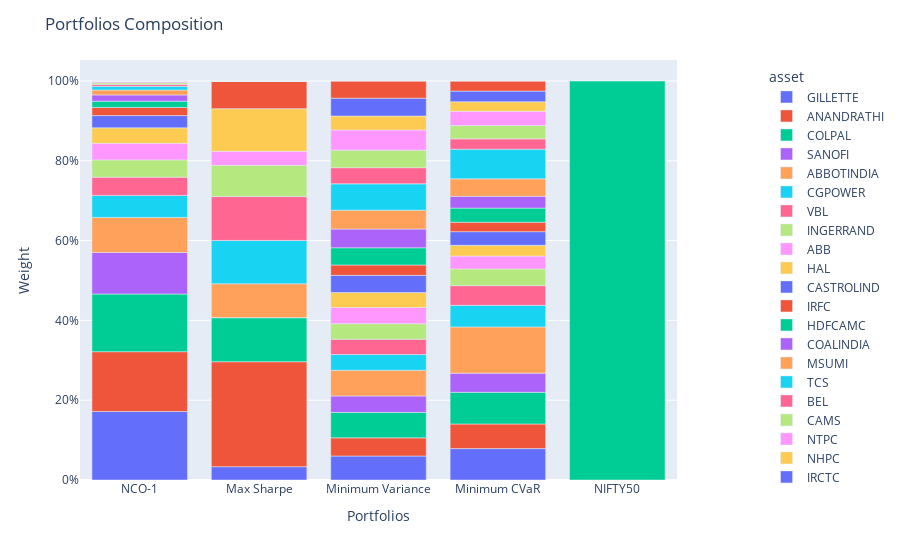

Notebook code for this chart:
### Code cell
population = Population(
    [cluster_pred, sharpe_pred, inv_var_pred, cvar_pred, bench_pred]
)
population.set_portfolio_params(compounded=True)
population.plot_composition()

### Figure 1 — Plotly figure (JSON) as saved in the notebook; plotly's stock layout.template omitted (floating-point values rounded to 4 significant figures)
{"data": [{"alignmentgroup": "True", "hovertemplate": "asset=GILLETTE<br>index=%{x}<br>value=%{y}<extra></extra>", "legendgroup": "GILLETTE", "marker": {"color": "#636efa", "pattern": {"shape": ""}}, "name": "GILLETTE", "offsetgroup": "GILLETTE", "orientation": "v", "showlegend": true, "textposition": "auto", "type": "bar", "x": ["NCO-1", "Max Sharpe", "Minimum Variance", "Minimum CVaR", "NIFTY50"], "xaxis": "x", "y": [0.1717, 0.03338, 0.06013, 0.07864, 0], "yaxis": "y"}, {"alignmentgroup": "True", "hovertemplate": "asset=ANANDRATHI<br>index=%{x}<br>value=%{y}<extra></extra>", "legendgroup": "ANANDRATHI", "marker": {"color": "#EF553B", "pattern": {"shape": ""}}, "name": "ANANDRATHI", "offsetgroup": "ANANDRATHI", "orientation": "v", "showlegend": true, "textposition": "auto", "type": "bar", "x": ["NCO-1", "Max Sharpe", "Minimum Variance", "Minimum CVaR", "NIFTY50"], "xaxis": "x", "y": [0.1499, 0.263, 0.04557, 0.06173, 0], "yaxis": "y"}, {"alignmentgroup": "True", "hovertemplate": "asset=COLPAL<br>index=%{x}<br>value=%{y}<extra></extra>", "legendgroup": "COLPAL", "marker": {"color": "#00cc96", "pattern": {"shape": ""}}, "name": "COLPAL", "offsetgroup": "COLPAL", "orientation": "v", "showlegend": true, "textposition": "auto", "type": "bar", "x": ["NCO-1", "Max Sharpe", "Minimum Variance", "Minimum CVaR", "NIFTY50"], "xaxis": "x", "y": [0.1446, 0.1106, 0.06386, 0.07946, 0], "yaxis": "y"}, {"alignmentgroup": "True", "hovertemplate": "asset=SANOFI<br>index=%{x}<br>value=%{y}<extra></extra>", "legendgroup": "SANOFI", "marker": {"color": "#ab63fa", "pattern": {"shape": ""}}, "name": "SANOFI", "offsetgroup": "SANOFI", "orientation": "v", "showlegend": true, "textposition": "auto", "type": "bar", "x": ["NCO-1", "Max Sharpe", "Minimum Variance", "Minimum CVaR", "NIFTY50"], "xaxis": "x", "y": [0.1041, 0, 0.041, 0.04794, 0], "yaxis": "y"}, {"alignmentgroup": "True", "hovertemplate": "asset=ABBOTINDIA<br>index=%{x}<br>value=%{y}<extra></extra>", "legendgroup": "ABBOTINDIA", "marker": {"color": "#FFA15A", "pattern": {"shape": ""}}, "name": "ABBOTINDIA", "offsetgroup": "ABBOTINDIA", "orientation": "v", "showlegend": true, "textposition": "auto", "type": "bar", "x": ["NCO-1", "Max Sharpe", "Minimum Variance", "Minimum CVaR", "NIFTY50"], "xaxis": "x", "y": [0.0879, 0.08487, 0.06449, 0.1159, 0], "yaxis": "y"}, {"alignmentgroup": "True", "hovertemplate": "asset=CGPOWER<br>index=%{x}<br>value=%{y}<extra></extra>", "legendgroup": "CGPOWER", "marker": {"color": "#19d3f3", "pattern": {"shape": ""}}, "name": "CGPOWER", "offsetgroup": "CGPOWER", "orientation": "v", "showlegend": true, "textposition": "auto", "type": "bar", "x": ["NCO-1", "Max Sharpe", "Minimum Variance", "Minimum CVaR", "NIFTY50"], "xaxis": "x", "y": [0.05515, 0.1086, 0.03934, 0.05402, 0], "yaxis": "y"}, {"alignmentgroup": "True", "hovertemplate": "asset=VBL<br>index=%{x}<br>value=%{y}<extra></extra>", "legendgroup": "VBL", "marker": {"color": "#FF6692", "pattern": {"shape": ""}}, "name": "VBL", "offsetgroup": "VBL", "orientation": "v", "showlegend": true, "textposition": "auto", "type": "bar", "x": ["NCO-1", "Max Sharpe", "Minimum Variance", "Minimum CVaR", "NIFTY50"], "xaxis": "x", "y": [0.0457, 0.1099, 0.03838, 0.04944, 0], "yaxis": "y"}, {"alignmentgroup": "True", "hovertemplate": "asset=INGERRAND<br>index=%{x}<br>value=%{y}<extra></extra>", "legendgroup": "INGERRAND", "marker": {"color": "#B6E880", "pattern": {"shape": ""}}, "name": "INGERRAND", "offsetgroup": "INGERRAND", "orientation": "v", "showlegend": true, "textposition": "auto", "type": "bar", "x": ["NCO-1", "Max Sharpe", "Minimum Variance", "Minimum CVaR", "NIFTY50"], "xaxis": "x", "y": [0.04327, 0.0784, 0.03894, 0.04184, 0], "yaxis": "y"}, {"alignmentgroup": "True", "hovertemplate": "asset=ABB<br>index=%{x}<br>value=%{y}<extra></extra>", "legendgroup": "ABB", "marker": {"color": "#FF97FF", "pattern": {"shape": ""}}, "name": "ABB", "offsetgroup": "ABB", "orientation": "v", "showlegend": true, "textposition": "auto", "type": "bar", "x": ["NCO-1", "Max Sharpe", "Minimum Variance", "Minimum CVaR", "NIFTY50"], "xaxis": "x", "y": [0.04151, 0.03503, 0.04064, 0.03237, 0], "yaxis": "y"}, {"alignmentgroup": "True", "hovertemplate": "asset=HAL<br>index=%{x}<br>value=%{y}<extra></extra>", "legendgroup": "HAL", "marker": {"color": "#FECB52", "pattern": {"shape": ""}}, "name": "HAL", "offsetgroup": "HAL", "orientation": "v", "showlegend": true, "textposition": "auto", "type": "bar", "x": ["NCO-1", "Max Sharpe", "Minimum Variance", "Minimum CVaR", "NIFTY50"], "xaxis": "x", "y": [0.03874, 0.107, 0.03767, 0.02676, 0], "yaxis": "y"}, {"alignmentgroup": "True", "hovertemplate": "asset=CASTROLIND<br>index=%{x}<br>value=%{y}<extra></extra>", "legendgroup": "CASTROLIND", "marker": {"color": "#636efa", "pattern": {"shape": ""}}, "name": "CASTROLIND", "offsetgroup": "CASTROLIND", "orientation": "v", "showlegend": true, "textposition": "auto", "type": "bar", "x": ["NCO-1", "Max Sharpe", "Minimum Variance", "Minimum CVaR", "NIFTY50"], "xaxis": "x", "y": [0.03077, 0, 0.04294, 0.0343, 0], "yaxis": "y"}, {"alignmentgroup": "True", "hovertemplate": "asset=IRFC<br>index=%{x}<br>value=%{y}<extra></extra>", "legendgroup": "IRFC", "marker": {"color": "#EF553B", "pattern": {"shape": ""}}, "name": "IRFC", "offsetgroup": "IRFC", "orientation": "v", "showlegend": true, "textposition": "auto", "type": "bar", "x": ["NCO-1", "Max Sharpe", "Minimum Variance", "Minimum CVaR", "NIFTY50"], "xaxis": "x", "y": [0.0203, 0.06931, 0.02596, 0.02356, 0], "yaxis": "y"}, {"alignmentgroup": "True", "hovertemplate": "asset=HDFCAMC<br>index=%{x}<br>value=%{y}<extra></extra>", "legendgroup": "HDFCAMC", "marker": {"color": "#00cc96", "pattern": {"shape": ""}}, "name": "HDFCAMC", "offsetgroup": "HDFCAMC", "orientation": "v", "showlegend": true, "textposition": "auto", "type": "bar", "x": ["NCO-1", "Max Sharpe", "Minimum Variance", "Minimum CVaR", "NIFTY50"], "xaxis": "x", "y": [0.01577, 0, 0.04309, 0.03549, 0], "yaxis": "y"}, {"alignmentgroup": "True", "hovertemplate": "asset=COALINDIA<br>index=%{x}<br>value=%{y}<extra></extra>", "legendgroup": "COALINDIA", "marker": {"color": "#ab63fa", "pattern": {"shape": ""}}, "name": "COALINDIA", "offsetgroup": "COALINDIA", "orientation": "v", "showlegend": true, "textposition": "auto", "type": "bar", "x": ["NCO-1", "Max Sharpe", "Minimum Variance", "Minimum CVaR", "NIFTY50"], "xaxis": "x", "y": [0.01561, 0, 0.04693, 0.02964, 0], "yaxis": "y"}, {"alignmentgroup": "True", "hovertemplate": "asset=MSUMI<br>index=%{x}<br>value=%{y}<extra></extra>", "legendgroup": "MSUMI", "marker": {"color": "#FFA15A", "pattern": {"shape": ""}}, "name": "MSUMI", "offsetgroup": "MSUMI", "orientation": "v", "showlegend": true, "textposition": "auto", "type": "bar", "x": ["NCO-1", "Max Sharpe", "Minimum Variance", "Minimum CVaR", "NIFTY50"], "xaxis": "x", "y": [0.01234, 0, 0.04723, 0.04362, 0], "yaxis": "y"}, {"alignmentgroup": "True", "hovertemplate": "asset=TCS<br>index=%{x}<br>value=%{y}<extra></extra>", "legendgroup": "TCS", "marker": {"color": "#19d3f3", "pattern": {"shape": ""}}, "name": "TCS", "offsetgroup": "TCS", "orientation": "v", "showlegend": true, "textposition": "auto", "type": "bar", "x": ["NCO-1", "Max Sharpe", "Minimum Variance", "Minimum CVaR", "NIFTY50"], "xaxis": "x", "y": [0.009295, 0, 0.06612, 0.07439, 0], "yaxis": "y"}, {"alignmentgroup": "True", "hovertemplate": "asset=BEL<br>index=%{x}<br>value=%{y}<extra></extra>", "legendgroup": "BEL", "marker": {"color": "#FF6692", "pattern": {"shape": ""}}, "name": "BEL", "offsetgroup": "BEL", "orientation": "v", "showlegend": true, "textposition": "auto", "type": "bar", "x": ["NCO-1", "Max Sharpe", "Minimum Variance", "Minimum CVaR", "NIFTY50"], "xaxis": "x", "y": [0.004849, 0, 0.04045, 0.02592, 0], "yaxis": "y"}, {"alignmentgroup": "True", "hovertemplate": "asset=CAMS<br>index=%{x}<br>value=%{y}<extra></extra>", "legendgroup": "CAMS", "marker": {"color": "#B6E880", "pattern": {"shape": ""}}, "name": "CAMS", "offsetgroup": "CAMS", "orientation": "v", "showlegend": true, "textposition": "auto", "type": "bar", "x": ["NCO-1", "Max Sharpe", "Minimum Variance", "Minimum CVaR", "NIFTY50"], "xaxis": "x", "y": [0.004308, 0, 0.04396, 0.0334, 0], "yaxis": "y"}, {"alignmentgroup": "True", "hovertemplate": "asset=NTPC<br>index=%{x}<br>value=%{y}<extra></extra>", "legendgroup": "NTPC", "marker": {"color": "#FF97FF", "pattern": {"shape": ""}}, "name": "NTPC", "offsetgroup": "NTPC", "orientation": "v", "showlegend": true, "textposition": "auto", "type": "bar", "x": ["NCO-1", "Max Sharpe", "Minimum Variance", "Minimum CVaR", "NIFTY50"], "xaxis": "x", "y": [0.002939, 0, 0.05061, 0.0356, 0], "yaxis": "y"}, {"alignmentgroup": "True", "hovertemplate": "asset=NHPC<br>index=%{x}<br>value=%{y}<extra></extra>", "legendgroup": "NHPC", "marker": {"color": "#FECB52", "pattern": {"shape": ""}}, "name": "NHPC", "offsetgroup": "NHPC", "orientation": "v", "showlegend": true, "textposition": "auto", "type": "bar", "x": ["NCO-1", "Max Sharpe", "Minimum Variance", "Minimum CVaR", "NIFTY50"], "xaxis": "x", "y": [0.001258, 0, 0.03489, 0.02398, 0], "yaxis": "y"}, {"alignmentgroup": "True", "hovertemplate": "asset=IRCTC<br>index=%{x}<br>value=%{y}<extra></extra>", "legendgroup": "IRCTC", "marker": {"color": "#636efa", "pattern": {"shape": ""}}, "name": "IRCTC", "offsetgroup": "IRCTC", "orientation": "v", "showlegend": true, "textposition": "auto", "type": "bar", "x": ["NCO-1", "Max Sharpe", "Minimum Variance", "Minimum CVaR", "NIFTY50"], "xaxis": "x", "y": [0, 0, 0.04481, 0.02664, 0], "yaxis": "y"}, {"alignmentgroup": "True", "hovertemplate": "asset=LICI<br>index=%{x}<br>value=%{y}<extra></extra>", "legendgroup": "LICI", "marker": {"color": "#EF553B", "pattern": {"shape": ""}}, "name": "LICI", "offsetgroup": "LICI", "orientation": "v", "showlegend": true, "textposition": "auto", "type": "bar", "x": ["NCO-1", "Max Sharpe", "Minimum Variance", "Minimum CVaR", "NIFTY50"], "xaxis": "x", "y": [0, 0, 0.04297, 0.02537, 0], "yaxis": "y"}, {"alignmentgroup": "True", "hovertemplate": "asset=^NSEI<br>index=%{x}<br>value=%{y}<extra></extra>", "legendgroup": "^NSEI", "marker": {"color": "#00cc96", "pattern": {"shape": ""}}, "name": "^NSEI", "offsetgroup": "^NSEI", "orientation": "v", "showlegend": true, "textposition": "auto", "type": "bar", "x": ["NCO-1", "Max Sharpe", "Minimum Variance", "Minimum CVaR", "NIFTY50"], "xaxis": "x", "y": [0, 0, 0, 0, 1], "yaxis": "y"}], "layout": {"barmode": "relative", "legend": {"title": {"text": "asset"}, "tracegroupgap": 0, "x": 1.15, "xanchor": "left", "y": 0.99, "yanchor": "top"}, "margin": {"t": 60}, "title": {"text": "Portfolios Composition"}, "xaxis": {"anchor": "y", "domain": [0, 1], "title": {"text": "Portfolios"}}, "yaxis": {"anchor": "x", "domain": [0, 1], "tickformat": ",.0%", "title": {"text": "Weight"}}}}
